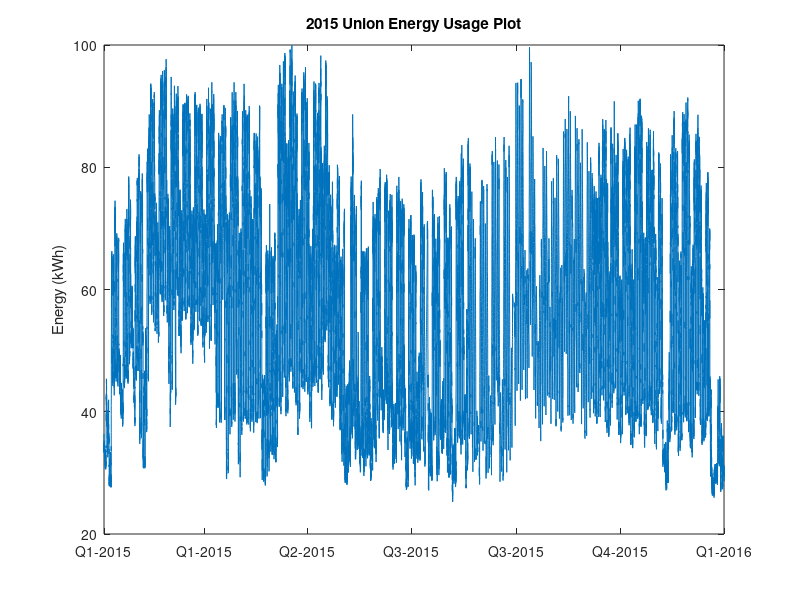
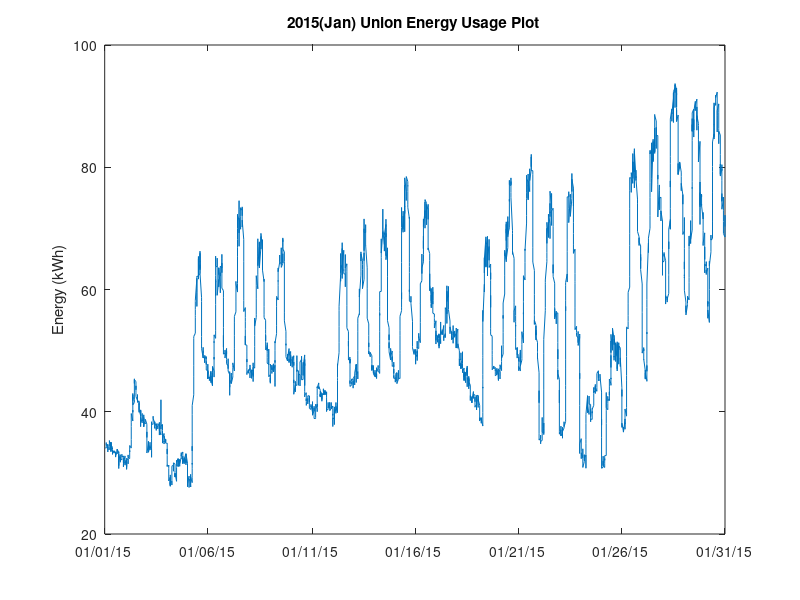

The MATLAB source for these figures, in order: (Note: this script raises an error after producing the figures.)
% EECE 212
% Lab 3
% Pierce Alvir

%% Task 2
load('lab3_data.mat')
D = datenum(2015,1,1:1/24/4:365+1);
D(:,35041) = [];

figure
plot(D,E_union)
datetick('x')
ylabel('Energy (kWh)')
title('2015 Union Energy Usage Plot')

figure
plot(D(1:2880),E_union(1:2880));
datetick('x',2,'keepticks')
ylabel('Energy (kWh)')
title('2015(Jan) Union Energy Usage Plot')

%% Task 3
figure
histogram(E_union,20)
xlabel('Energy (kWh)')
title('2015 Union Energy Usage Histogram')

%% Task 4
E_union_matrix=zeros(96,365);
for k=1:365
    E_union_matrix(:,k)=E_union((k-1)*96+1:(k-1)*96+96);
end
figure
s = surf(E_union_matrix);
s.EdgeColor = 'none';
s.FaceAlpha = 0.5;
xlabel('Days')
yticks([1 24 48 72 96])
yticklabels({'00:00','06:00','12:00','18:00','24:00'})
zlabel('Energy (kWh)')
xlim([1 365])
ylim([1 96])
title('2015 Union Energy Usage 3D Model')

%% Task 5
figure
h = heatmap(E_union_matrix);
grid off
colormap(flipud(autumn));
xlabel('Days')
title('2015 Union Energy Usage Heatmap')